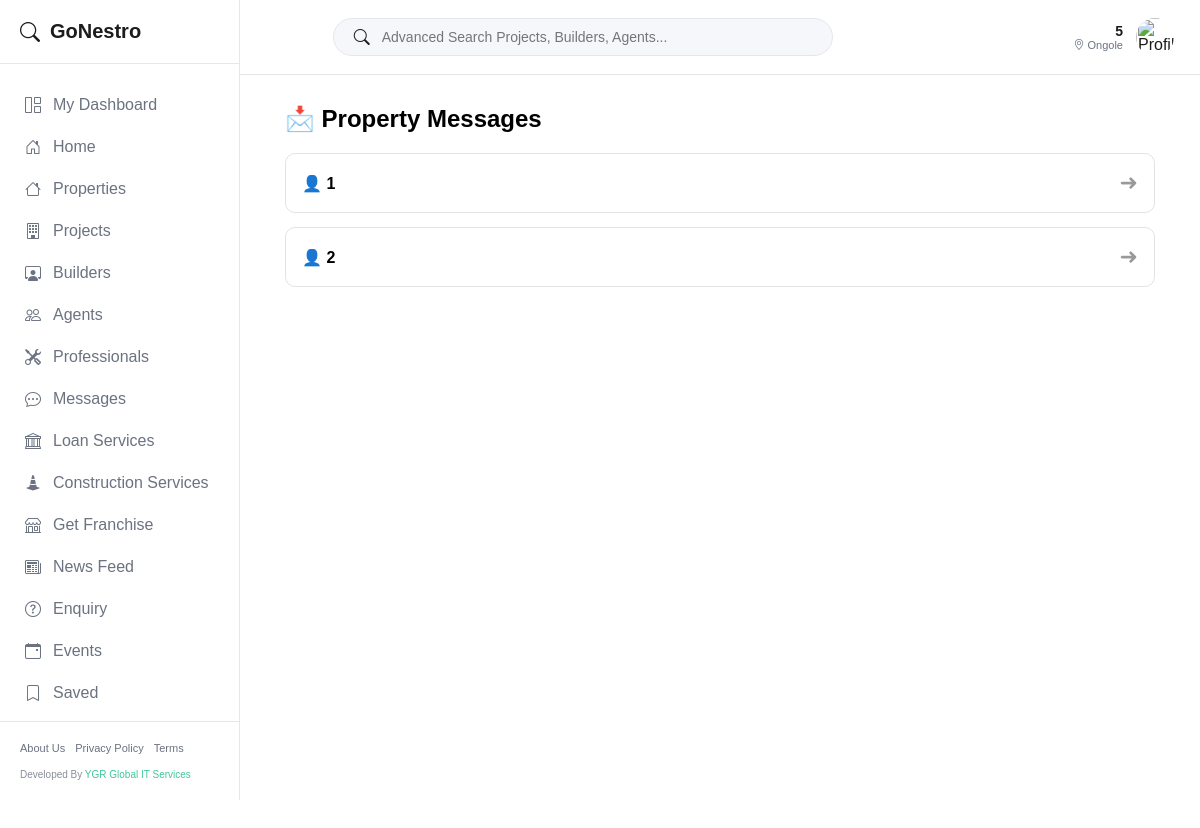
/owner/property/chats/ (signed in), run on an earlier commit of the app's database.
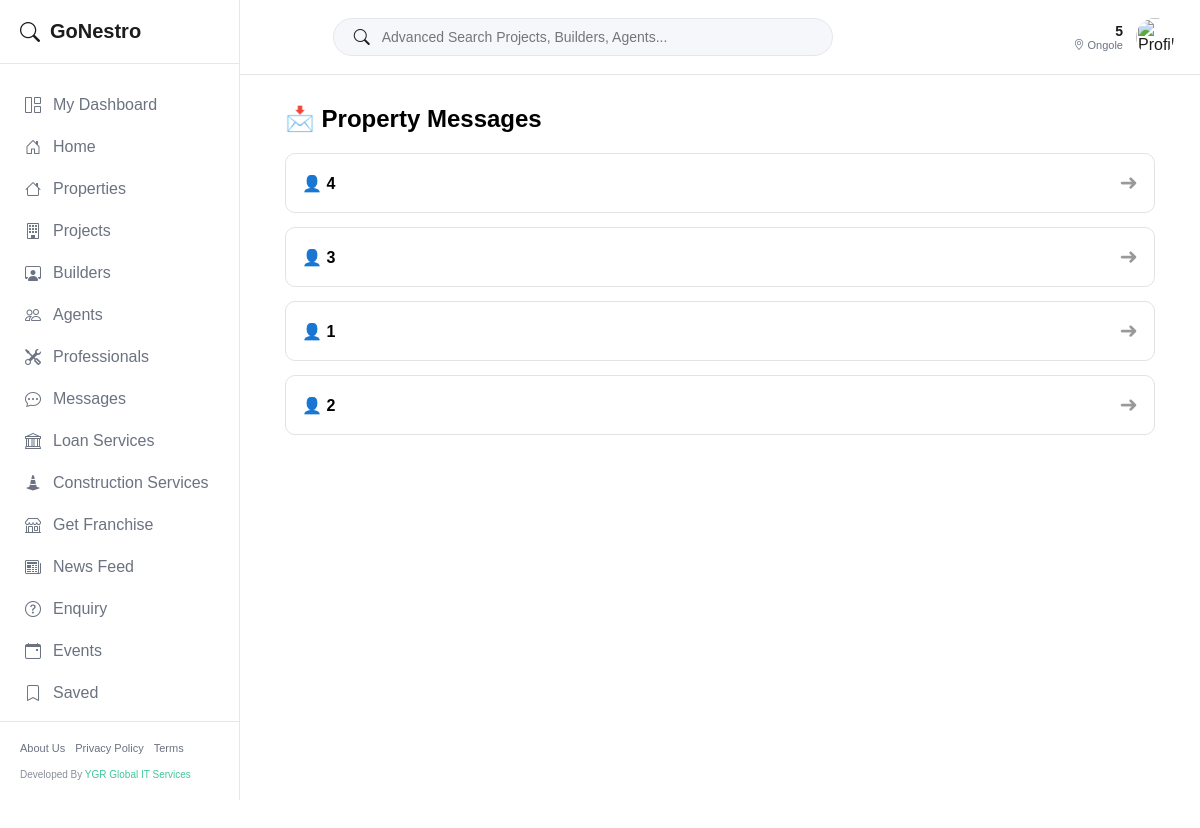
And on a later commit of the database.
### prop/models.py (models this page shows, shortened)
class User(AbstractUser):
    is_google_user = models.BooleanField(default=False)
    username = models.CharField(max_length=150, unique=True)
    phone = models.CharField(max_length=15, unique=True, null=True, blank=True)
    email = models.EmailField(unique=True)
    category = models.CharField(max_length=100, null=True, blank=True)
    marketer_category = models.CharField(max_length=100, null=True, blank=True)
    company_category = models.CharField(max_length=100, null=True, blank=True)
    area_serves = models.CharField(max_length=255, null=True, blank=True)
    whatsapp_number = models.CharField(max_length=15, null=True, blank=True)
    role = models.CharField(max_length=20, choices=Role.choices, default=Role.PROFESSIONAL)
    plan_type = models.CharField(max_length=30, choices=PlanType.choices, null=True, blank=True)
    description = models.TextField(null=True, blank=True)
    location = models.CharField(max_length=255, null=True, blank=True)
    radius = models.IntegerField(default=5 )
    experience = models.IntegerField(null=True, blank=True)
    deals = models.CharField(max_length=255, null=True, blank=True)
    selected_duration = models.IntegerField(default=1)
    contact_number = models.CharField(max_length=15, null=True, blank=True)
    user_referral_code = models.CharField(max_length=50, null=True, blank=True, unique=True)
    referred_by_code = models.CharField(max_length=50, null=True, blank=True)
    profile_image_path = models.ImageField(upload_to='profile_images/', default='images/Default_profile_picture.jpeg', null=True, blank=True)
    company_logo_path = models.ImageField(upload_to='company_logos/', null=True, blank=True)
    company_wallpaper_path = models.ImageField(upload_to='company_wallpapers/', null=True, blank=True)
    company_name = models.CharField(max_length=255, null=True, blank=True)
    address = models.CharField(max_length=255, null=True, blank=True)
    logo_url = models.CharField(max_length=255, null=True, blank=True)
    click = models.BigIntegerField(default=0)
    leads = models.BigIntegerField(default=0)
    total_projects = models.IntegerField(null=True, blank=True)
    ongoing_projects = models.IntegerField(null=True, blank=True)
    completed_projects = models.IntegerField(null=True, blank=True)
    created_at = models.DateTimeField(default=timezone.now)
    updated_at = models.DateTimeField(auto_now=True)
    company_subscription_start_date = models.DateField(null=True, blank=True)
    company_subscription_end_date = models.DateField(null=True, blank=True)
    marketer_subscription_start_date = models.DateField(null=True, blank=True)
    marketer_subscription_end_date = models.DateField(null=True, blank=True)
    professionals_subscription_start_date = models.DateField(null=True, blank=True)
    professionals_subscription_end_date = models.DateField(null=True, blank=True)
    company_subscription_type = models.CharField(max_length=50, choices=CompanySubscriptionType.choices, null=True, blank=True)
    marketing_subscription_type = models.CharField(max_length=50, choices=MarketingSubscriptionType.choices, null=True, blank=True)
    professionals_subscription_type = models.CharField(max_length=50, choices=MarketingSubscriptionType.choices, null=True, blank=True)
    owner_subscription_start_date = models.DateField(null=True, blank=True)
    owner_subscription_end_date = models.DateField(null=True, blank=True)
    is_online = models.BooleanField(default=False)
    last_seen = models.DateTimeField(null=True, blank=True)
    objects = UserManager()
    def save(self, *args, **kwargs):
        is_new = self.pk is None
        super().save(*args, **kwargs)
        if is_new and not self.user_referral_code:
            self.user_referral_code = self._generate_referral_code()
            User.objects.filter(pk=self.pk).update(user_referral_code=self.user_referral_code)

class ChatRoom(models.Model):
    user1 = models.ForeignKey(User, related_name='chats_initiated', on_delete=models.CASCADE)
    user2 = models.ForeignKey(User, related_name='chats_received', on_delete=models.CASCADE)
    property = models.ForeignKey(AddPropertyModel, null=True, blank=True, on_delete=models.SET_NULL)
    created_at = models.DateTimeField(auto_now_add=True)
    class Meta:
        unique_together = ('user1', 'user2', 'property')

### prop/views.py (the view)
@login_required
def owner_property_chats(request):
    chats = ChatRoom.objects.filter(
        user2=request.user  # OWNER
    ).select_related("property", "user1").order_by("-created_at")
    return render(request, "chat/owner_property_chats.html", {
        "chats": chats
    })

### templates/chat/owner_property_chats.html (shortened to what this page needs)
{% load static %}
{% include 'NavBar.html' %}
<div class="messages-wrapper">
  <div class="messages-header">
    <h2>📩 Property Messages</h2>
  </div>
  {% if chats %}
    <div class="chat-list">
      {% for chat in chats %}
        <a href="{% url 'prop:chat_room' chat.id %}" class="chat-card">
          <div class="chat-info">
            <div class="chat-user">
              👤 {{ chat.user1.username }}
            </div>
          </div>
          <div class="chat-arrow">➜</div>
        </a>
      {% endfor %}
    </div>
  {% else %}
    <div class="no-messages">
      <p>📭 No messages yet</p>
    </div>
  {% endif %}
</div>

### templates/NavBar.html (shortened to what this page needs)
{% load static %}
<link rel="stylesheet" href="https://cdn.jsdelivr.net/npm/bootstrap-icons@1.11.1/font/bootstrap-icons.css">
<link rel="stylesheet" href="https://cdnjs.cloudflare.com/ajax/libs/font-awesome/6.5.0/css/all.min.css" />
<link rel="stylesheet" href="{% static 'css/navbar.css' %}" />
<link rel="stylesheet" href="{% static 'css/premium.css' %}" />
<aside class="gn-aside navbar-sidebar" id="sidebar" style="display: flex; flex-direction: column;">
  <div class="gn-brand" style="display: flex; align-items: center; gap: 10px; font-size: 20px;">
    <i class="bi bi-search" style="color: var(--status-success);"></i> GoNestro
  </div>
  <ul class="gn-nav-list" style="list-style: none; padding: 20px 0; overflow-y: auto; flex: 1;">
    <li class="gn-nav-item"><a href="{% url 'prop:profile' %}" class="gn-nav-link"
        style="display: flex; align-items: center; gap: 12px; padding: 12px 25px; text-decoration: none;"><i
          class="bi bi-grid-1x2"></i> My Dashboard</a></li>
    <li class="gn-nav-item"><a href="{% url 'prop:home' %}" class="gn-nav-link"
        style="display: flex; align-items: center; gap: 12px; padding: 12px 25px; text-decoration: none;"><i
          class="bi bi-house-door"></i> Home</a></li>
    <li class="gn-nav-item"><a href="{% url 'prop:recent_properties_list' %}" class="gn-nav-link"
        style="display: flex; align-items: center; gap: 12px; padding: 12px 25px; text-decoration: none;"><i
          class="bi bi-house"></i> Properties</a></li>
    <li class="gn-nav-item"><a href="{% url 'prop:all_projects' %}" class="gn-nav-link"
        style="display: flex; align-items: center; gap: 12px; padding: 12px 25px; text-decoration: none;"><i
          class="bi bi-building"></i> Projects</a></li>
    <li class="gn-nav-item"><a href="{% url 'prop:all_users' %}?category=company" class="gn-nav-link"
        style="display: flex; align-items: center; gap: 12px; padding: 12px 25px; text-decoration: none;"><i
          class="bi bi-person-workspace"></i> Builders</a></li>
    <li class="gn-nav-item"><a href="{% url 'prop:all_users' %}?category=marketer" class="gn-nav-link"
        style="display: flex; align-items: center; gap: 12px; padding: 12px 25px; text-decoration: none;"><i
          class="bi bi-people"></i> Agents</a></li>
    <li class="gn-nav-item"><a href="{% url 'prop:all_users' %}?category=professional" class="gn-nav-link"
        style="display: flex; align-items: center; gap: 12px; padding: 12px 25px; text-decoration: none;"><i
          class="bi bi-tools"></i> Professionals</a></li>
    <li class="gn-nav-item"><a href="{% url 'prop:all_users_to_chat' %}" class="gn-nav-link"
        style="display: flex; align-items: center; gap: 12px; padding: 12px 25px; text-decoration: none;"><i
          class="bi bi-chat-dots"></i> Messages</a></li>
    <li class="gn-nav-item"><a href="{% url 'prop:loan_form' %}" class="gn-nav-link"
        style="display: flex; align-items: center; gap: 12px; padding: 12px 25px; text-decoration: none;"><i
          class="bi bi-bank"></i> Loan services</a></li>
    <li class="gn-nav-item"><a href="#" class="gn-nav-link"
        style="display: flex; align-items: center; gap: 12px; padding: 12px 25px; text-decoration: none;"><i
          class="bi bi-cone-striped"></i> Construction services</a></li>
    <li class="gn-nav-item"><a href="{% url 'prop:franchise' %}" class="gn-nav-link"
        style="display: flex; align-items: center; gap: 12px; padding: 12px 25px; text-decoration: none;"><i
          class="bi bi-shop"></i> Get Franchise</a></li>
    <li class="gn-nav-item"><a href="{% url 'prop:feed_list' %}" class="gn-nav-link"
        style="display: flex; align-items: center; gap: 12px; padding: 12px 25px; text-decoration: none;"><i
          class="bi bi-newspaper"></i> News Feed</a></li>
    <li class="gn-nav-item"><a href="{% url 'prop:require' %}" class="gn-nav-link"
        style="display: flex; align-items: center; gap: 12px; padding: 12px 25px; text-decoration: none;"><i
          class="bi bi-question-circle"></i> Enquiry</a></li>
    <li class="gn-nav-item"><a href="#" class="gn-nav-link"
        style="display: flex; align-items: center; gap: 12px; padding: 12px 25px; text-decoration: none;"><i
          class="bi bi-calendar-event"></i> Events</a></li>
    <li class="gn-nav-item"><a href="{% url 'prop:saved_properties' %}" class="gn-nav-link"
        style="display: flex; align-items: center; gap: 12px; padding: 12px 25px; text-decoration: none;"><i
          class="bi bi-bookmark"></i> Saved</a></li>
    {% if user.is_authenticated %}
    <li class="gn-nav-item">
      <a href="javascript:void(0)" onclick="openLogoutModal()" class="gn-nav-link"
        style="display: flex; align-items: center; gap: 12px; padding: 12px 25px; text-decoration: none; color: #ef4444;">
      </a>
    </li>
    {% endif %}
  </ul>
  <div class="gn-aside-footer">
    <div class="gn-footer-links">
      <a href="{% url 'prop:about' %}">About Us</a>
      <a href="{% url 'prop:privacy_policy' %}">Privacy Policy</a>
      <a href="{% url 'prop:terms' %}">Terms</a>
    </div>
    <div class="gn-dev-credit">
      Developed by <a href="http://ygrgobalitservices.com/" target="_blank">YGR Global IT Services</a>
    </div>
  </div>
</aside>
<header class="gn-top-header navbar-header">
  <div class="gn-top-search" style="flex: 1; max-width: 500px; margin: 0 30px; cursor: pointer;" onclick="openSearch()">
    <div class="gn-search-box" style="padding: 10px 20px; display: flex; align-items: center; width: 100%;">
      <i class="bi bi-search" style="color: var(--text-secondary); font-size: 16px;"></i>
      <input type="text" placeholder="Advanced Search Projects, Builders, Agents..." class="gn-search-field"
        style="border:none; outline:none; background:transparent; padding-left:12px; width: 100%; font-size: 14px; pointer-events: none;">
    </div>
  </div>
  <div class="gn-top-right" style="display: flex; align-items: center; gap: 20px;">
    <a href="{% url 'prop:add_property' %}" style="text-decoration:none;" class="d-none d-md-block">
      <button class="gn-post-btn"
        style="background: var(--status-success); color: white; border: none; padding: 10px 20px; border-radius: 25px; font-weight: 700; font-size: 14px; display: flex; align-items: center; gap: 8px;"><i
          class="bi bi-plus-lg"></i> Post property</button>
    </a>
    <div class="gn-user-profile" style="display: flex; align-items: center; gap: 12px; cursor: pointer;"
      onclick="window.location.href='{% url 'prop:profile' %}'">
      <div class="gn-user-meta d-none d-lg-block" style="text-align: right;">
        <div class="name" style="font-weight: 700; font-size: 14px;">
          {% if user.is_authenticated %}
            {{ user.username|truncatechars:20 }}
          {% else %}
            Welcome Guest
          {% endif %}
        </div>
        <div class="location" style="font-size: 11px;"><i class="bi bi-geo-alt"></i>
          {% if user.is_authenticated %}
            {{ user.location|default:"Hyderabad" }}
          {% else %}
            Location
          {% endif %}
        </div>
      </div>
      <div class="avatar-wrapper">
        {% if user.is_authenticated %}
        {% if user.role == "COMPANY" and user.company_logo_path %}
        <img src="{{ user.company_logo_path.url }}" alt="Logo"
          style="width:40px; height:40px; border-radius:50%; object-fit:cover; border: 1px solid rgba(255,255,255,0.1);"
          onerror="this.src='{% static 'images/default-avatar.png' %}'">
        {% elif user.profile_image_path %}
        <img src="{{ user.profile_image_path.url }}" alt="Profile"
          style="width:40px; height:40px; border-radius:50%; object-fit:cover; border: 1px solid rgba(255,255,255,0.1);"
          onerror="this.src='{% static 'images/default-avatar.png' %}'">
        {% else %}
        <img src="{% static 'images/default-avatar.png' %}" alt="Profile"
          style="width:40px; height:40px; border-radius:50%; object-fit:cover; border: 1px solid rgba(0,0,0,0.1);">
        {% endif %}
        {% else %}
        <img src="{% static 'images/default-avatar.png' %}" alt="Profile"
          style="width:40px; height:40px; border-radius:50%; object-fit:cover; border: 1px solid rgba(0,0,0,0.1);">
        {% endif %}
      </div>
    </div>
</header>
<div class="main-content-wrapper" style="margin-left: 240px; width: calc(100% - 240px);">
  <div class="page-content-inner" style="min-height: calc(100vh - 70px);">

### static/css/navbar.css (style rules this page uses)
* { margin: 0; padding: 0; box-sizing: border-box; font-family: Arial, sans-serif; }
button { cursor: pointer; outline: none; background-color: #0d6efd ; }

### static/css/premium.css (style rules this page uses)
.navbar-sidebar { position: fixed; top: 0; left: 0; width: 240px; height: 100vh; background-color: var(--nav-card); border-right: 1px solid var(--nav-border); overflow-y: auto; z-index: 1001; }
.navbar-header { position: sticky; top: 0; margin-left: 240px; width: calc(100% - 240px); height: 75px; background-color: var(--nav-card); border-bottom: 1px solid var(--nav-border); display: flex; align-items: center; justify-content: space-between; padding: 0 25px; z-index: 1000; }

### templates/chat/owner_property_chats.html (style rules this page uses)
.messages-wrapper { max-width: 900px; margin: 30px auto; padding: 0 15px; }
.messages-header { display: flex; align-items: center; justify-content: space-between; margin-bottom: 20px; }
.messages-header h2 { margin: 0; font-size: 24px; }
.chat-list { display: flex; flex-direction: column; gap: 14px; }
.chat-card { display: flex; justify-content: space-between; align-items: center; padding: 16px; border-radius: 10px; background: #fff; border: 1px solid #e3e3e3; text-decoration: none; color: inherit; transition: box-shadow 0.2s ease, transform 0.2s ease; }
.chat-info { display: flex; flex-direction: column; gap: 4px; }
.chat-user { font-size: 16px; font-weight: 600; }
.chat-arrow { font-size: 22px; color: #999; }

### templates/NavBar.html (style rules this page uses)
.gn-aside { background: var(--nav-card); border-right: 1px solid var(--nav-border); color: var(--nav-text-primary); }
.gn-brand { color: var(--nav-text-primary); border-bottom: 1px solid var(--nav-border); padding: 20px; font-weight: 800; }
.gn-nav-link { color: var(--nav-text-secondary); }
.gn-top-header { background: var(--nav-card); border-bottom: 1px solid var(--nav-border); color: var(--nav-text-primary); }
.gn-search-box { background: var(--nav-bg); border: 1px solid var(--nav-border); border-radius: 20px; }
.gn-search-field { color: var(--nav-text-primary); }
.gn-user-meta .name { color: var(--nav-text-primary); }
.gn-user-meta .location { color: var(--nav-text-secondary); }
.gn-aside-footer { padding: 20px; border-top: 1px solid var(--nav-border); margin-top: auto; }
.gn-footer-links { display: flex; flex-wrap: wrap; gap: 10px; margin-bottom: 15px; }
.gn-footer-links a { color: var(--nav-text-secondary); font-size: 11px; text-decoration: none; transition: 0.2s; }
.gn-dev-credit { font-size: 10px; color: var(--nav-text-secondary); opacity: 0.8; }
.gn-dev-credit a { color: var(--nav-success); text-decoration: none; }
* { scrollbar-width: thin; scrollbar-color: rgba(255, 255, 255, 0.1) transparent; }
.gn-aside { scrollbar-width: thin; scrollbar-color: rgba(255, 255, 255, 0.05) transparent; }

What changed in the data, as far as the page shows it:
added ChatRoom: user1.username "4"
added ChatRoom: user1.username "3"
